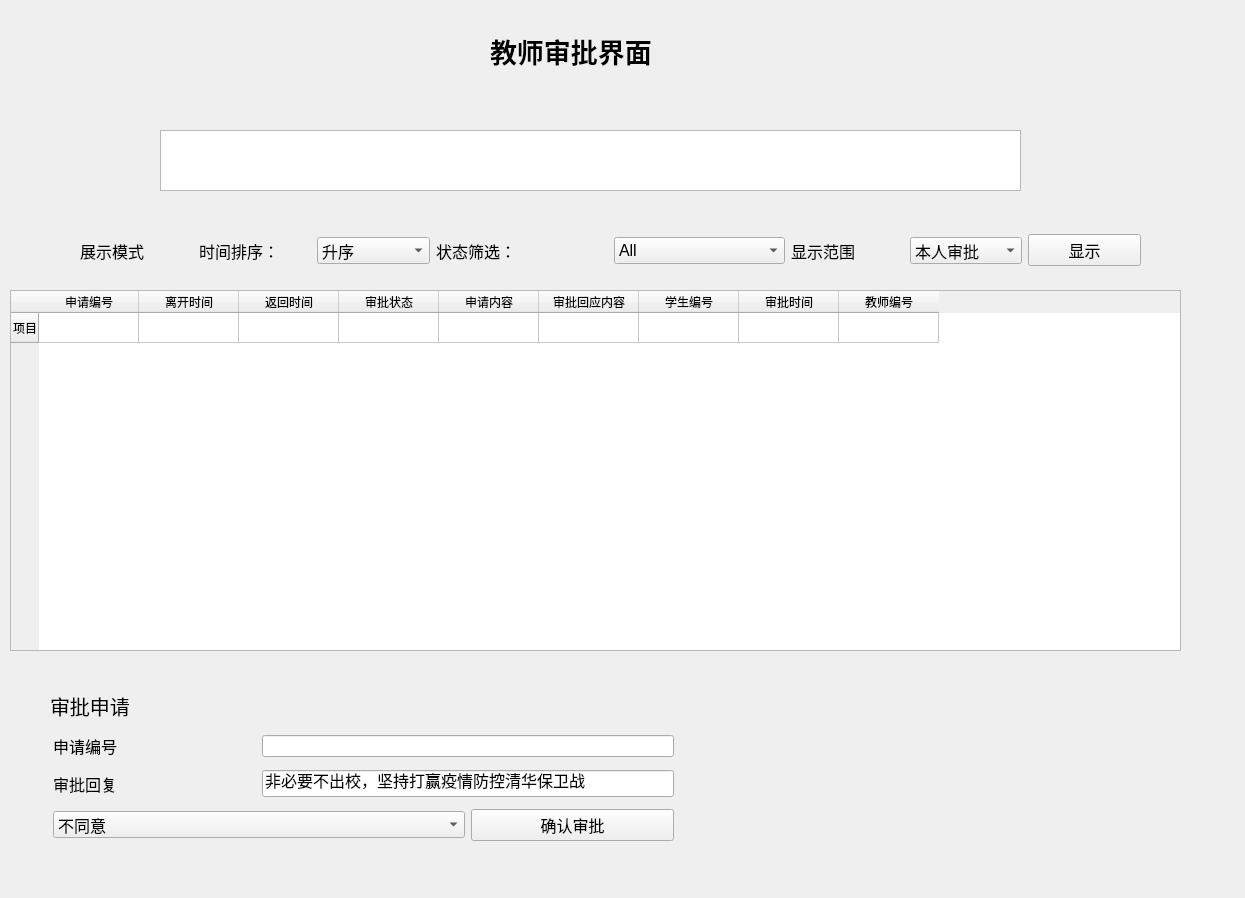
<?xml version="1.0" encoding="UTF-8"?>
<ui version="4.0">
 <class>Teacher_Interface</class>
 <widget class="QWidget" name="Teacher_Interface">
  <property name="geometry">
   <rect>
    <x>0</x>
    <y>0</y>
    <width>1245</width>
    <height>898</height>
   </rect>
  </property>
  <property name="windowTitle">
   <string>Form</string>
  </property>
  <property name="styleSheet">
   <string notr="true">background-image: url(:/background/ui_source/water2.png);</string>
  </property>
  <widget class="QLabel" name="label">
   <property name="geometry">
    <rect>
     <x>490</x>
     <y>30</y>
     <width>201</width>
     <height>41</height>
    </rect>
   </property>
   <property name="font">
    <font>
     <family>汀明体</family>
     <pointsize>20</pointsize>
     <weight>75</weight>
     <bold>true</bold>
    </font>
   </property>
   <property name="text">
    <string>教师审批界面</string>
   </property>
  </widget>
  <widget class="QTableWidget" name="tableWidget">
   <property name="geometry">
    <rect>
     <x>10</x>
     <y>290</y>
     <width>1171</width>
     <height>361</height>
    </rect>
   </property>
   <property name="inputMethodHints">
    <set>Qt::ImhNoEditMenu</set>
   </property>
   <row>
    <property name="text">
     <string>项目</string>
    </property>
   </row>
   <column>
    <property name="text">
     <string>申请编号</string>
    </property>
   </column>
   <column>
    <property name="text">
     <string>离开时间</string>
    </property>
   </column>
   <column>
    <property name="text">
     <string>返回时间</string>
    </property>
   </column>
   <column>
    <property name="text">
     <string>审批状态</string>
    </property>
   </column>
   <column>
    <property name="text">
     <string>申请内容</string>
    </property>
   </column>
   <column>
    <property name="text">
     <string>审批回应内容</string>
    </property>
   </column>
   <column>
    <property name="text">
     <string>学生编号</string>
    </property>
   </column>
   <column>
    <property name="text">
     <string>审批时间</string>
    </property>
   </column>
   <column>
    <property name="text">
     <string>教师编号</string>
    </property>
   </column>
   <item row="0" column="0">
    <property name="text">
     <string/>
    </property>
   </item>
  </widget>
  <widget class="QWidget" name="layoutWidget">
   <property name="geometry">
    <rect>
     <x>80</x>
     <y>220</y>
     <width>1061</width>
     <height>61</height>
    </rect>
   </property>
   <layout class="QHBoxLayout" name="horizontalLayout_4">
    <item>
     <layout class="QHBoxLayout" name="horizontalLayout_2">
      <item>
       <widget class="QLabel" name="label_4">
        <property name="font">
         <font>
          <pointsize>12</pointsize>
         </font>
        </property>
        <property name="text">
         <string>展示模式</string>
        </property>
       </widget>
      </item>
      <item>
       <widget class="QLabel" name="label_2">
        <property name="font">
         <font>
          <pointsize>12</pointsize>
         </font>
        </property>
        <property name="text">
         <string>时间排序：</string>
        </property>
       </widget>
      </item>
      <item>
       <widget class="QComboBox" name="order">
        <property name="font">
         <font>
          <pointsize>12</pointsize>
         </font>
        </property>
        <item>
         <property name="text">
          <string>升序</string>
         </property>
        </item>
        <item>
         <property name="text">
          <string>降序</string>
         </property>
        </item>
       </widget>
      </item>
     </layout>
    </item>
    <item>
     <layout class="QHBoxLayout" name="horizontalLayout">
      <item>
       <widget class="QLabel" name="label_3">
        <property name="font">
         <font>
          <pointsize>12</pointsize>
         </font>
        </property>
        <property name="text">
         <string>状态筛选：</string>
        </property>
       </widget>
      </item>
      <item>
       <widget class="QComboBox" name="state">
        <property name="font">
         <font>
          <pointsize>12</pointsize>
         </font>
        </property>
        <item>
         <property name="text">
          <string>All</string>
         </property>
        </item>
        <item>
         <property name="text">
          <string>Pending</string>
         </property>
        </item>
        <item>
         <property name="text">
          <string>Passed</string>
         </property>
        </item>
        <item>
         <property name="text">
          <string>Refused</string>
         </property>
        </item>
        <item>
         <property name="text">
          <string>Cancelled</string>
         </property>
        </item>
       </widget>
      </item>
     </layout>
    </item>
    <item>
     <layout class="QHBoxLayout" name="horizontalLayout_3">
      <item>
       <widget class="QLabel" name="label_5">
        <property name="font">
         <font>
          <pointsize>12</pointsize>
         </font>
        </property>
        <property name="text">
         <string>显示范围</string>
        </property>
       </widget>
      </item>
      <item>
       <widget class="QComboBox" name="whole_dep">
        <property name="font">
         <font>
          <pointsize>12</pointsize>
         </font>
        </property>
        <item>
         <property name="text">
          <string>本人审批</string>
         </property>
        </item>
        <item>
         <property name="text">
          <string>本院系</string>
         </property>
        </item>
       </widget>
      </item>
      <item>
       <widget class="QPushButton" name="confirm_disp">
        <property name="font">
         <font>
          <pointsize>12</pointsize>
         </font>
        </property>
        <property name="cursor">
         <cursorShape>PointingHandCursor</cursorShape>
        </property>
        <property name="text">
         <string>显示</string>
        </property>
       </widget>
      </item>
     </layout>
    </item>
   </layout>
  </widget>
  <widget class="QLabel" name="label_6">
   <property name="geometry">
    <rect>
     <x>50</x>
     <y>690</y>
     <width>141</width>
     <height>31</height>
    </rect>
   </property>
   <property name="font">
    <font>
     <pointsize>15</pointsize>
    </font>
   </property>
   <property name="text">
    <string>审批申请</string>
   </property>
  </widget>
  <widget class="QWidget" name="layoutWidget">
   <property name="geometry">
    <rect>
     <x>53</x>
     <y>728</y>
     <width>621</width>
     <height>121</height>
    </rect>
   </property>
   <layout class="QGridLayout" name="gridLayout">
    <item row="0" column="0">
     <widget class="QLabel" name="label_13">
      <property name="font">
       <font>
        <pointsize>12</pointsize>
       </font>
      </property>
      <property name="text">
       <string>申请编号</string>
      </property>
     </widget>
    </item>
    <item row="0" column="1" colspan="2">
     <widget class="QLineEdit" name="app_id"/>
    </item>
    <item row="1" column="0">
     <widget class="QLabel" name="label_14">
      <property name="font">
       <font>
        <pointsize>12</pointsize>
       </font>
      </property>
      <property name="text">
       <string>审批回复</string>
      </property>
     </widget>
    </item>
    <item row="1" column="1" colspan="2">
     <widget class="QLineEdit" name="comment">
      <property name="font">
       <font>
        <pointsize>12</pointsize>
       </font>
      </property>
      <property name="text">
       <string>非必要不出校，坚持打赢疫情防控清华保卫战</string>
      </property>
     </widget>
    </item>
    <item row="2" column="0" colspan="2">
     <widget class="QComboBox" name="result">
      <property name="font">
       <font>
        <pointsize>12</pointsize>
       </font>
      </property>
      <item>
       <property name="text">
        <string>不同意</string>
       </property>
      </item>
      <item>
       <property name="text">
        <string>同意</string>
       </property>
      </item>
     </widget>
    </item>
    <item row="2" column="2">
     <widget class="QPushButton" name="confirm">
      <property name="font">
       <font>
        <pointsize>12</pointsize>
       </font>
      </property>
      <property name="cursor">
       <cursorShape>PointingHandCursor</cursorShape>
      </property>
      <property name="text">
       <string>确认审批</string>
      </property>
     </widget>
    </item>
   </layout>
  </widget>
  <widget class="QTextBrowser" name="self_info">
   <property name="geometry">
    <rect>
     <x>160</x>
     <y>130</y>
     <width>861</width>
     <height>61</height>
    </rect>
   </property>
   <property name="font">
    <font>
     <family>汀明体</family>
     <pointsize>12</pointsize>
    </font>
   </property>
   <property name="html">
    <string>&lt;!DOCTYPE HTML PUBLIC &quot;-//W3C//DTD HTML 4.0//EN&quot; &quot;http://www.w3.org/TR/REC-html40/strict.dtd&quot;&gt;
&lt;html&gt;&lt;head&gt;&lt;meta name=&quot;qrichtext&quot; content=&quot;1&quot; /&gt;&lt;style type=&quot;text/css&quot;&gt;
p, li { white-space: pre-wrap; }
&lt;/style&gt;&lt;/head&gt;&lt;body style=&quot; font-family:'汀明体'; font-size:12pt; font-weight:400; font-style:normal;&quot;&gt;
&lt;p align=&quot;center&quot; style=&quot;-qt-paragraph-type:empty; margin-top:0px; margin-bottom:0px; margin-left:0px; margin-right:0px; -qt-block-indent:0; text-indent:0px; font-family:'SimSun'; font-size:9pt;&quot;&gt;&lt;br /&gt;&lt;/p&gt;&lt;/body&gt;&lt;/html&gt;</string>
   </property>
  </widget>
 </widget>
 <resources>
  <include location="bg.qrc"/>
 </resources>
 <connections/>
</ui>
